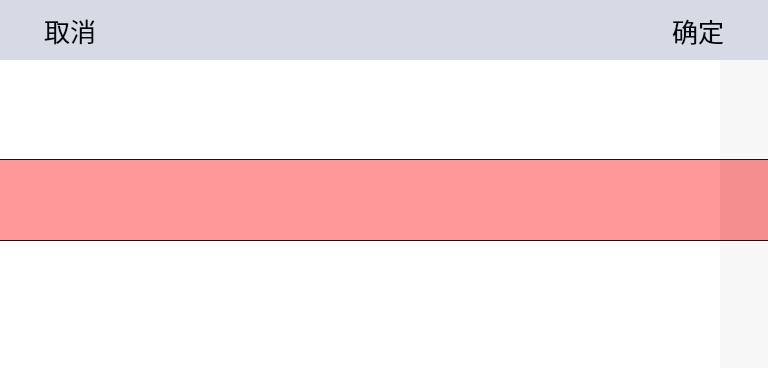
<?xml version="1.0" encoding="UTF-8"?>
<ui version="4.0">
 <class>dateBoard</class>
 <widget class="QWidget" name="dateBoard">
  <property name="geometry">
   <rect>
    <x>0</x>
    <y>0</y>
    <width>768</width>
    <height>368</height>
   </rect>
  </property>
  <property name="windowTitle">
   <string>Form</string>
  </property>
  <widget class="QScrollArea" name="yearScrollArea">
   <property name="geometry">
    <rect>
     <x>10</x>
     <y>65</y>
     <width>270</width>
     <height>295</height>
    </rect>
   </property>
   <property name="styleSheet">
    <string notr="true">background:rgba(255,255,255,0);</string>
   </property>
   <property name="widgetResizable">
    <bool>true</bool>
   </property>
   <widget class="QWidget" name="scrollAreaWidgetContents">
    <property name="geometry">
     <rect>
      <x>0</x>
      <y>0</y>
      <width>268</width>
      <height>293</height>
     </rect>
    </property>
   </widget>
  </widget>
  <widget class="QScrollArea" name="monScrollArea">
   <property name="geometry">
    <rect>
     <x>300</x>
     <y>65</y>
     <width>100</width>
     <height>295</height>
    </rect>
   </property>
   <property name="styleSheet">
    <string notr="true">background:rgba(255,255,255,0);</string>
   </property>
   <property name="widgetResizable">
    <bool>true</bool>
   </property>
   <widget class="QWidget" name="scrollAreaWidgetContents_2">
    <property name="geometry">
     <rect>
      <x>0</x>
      <y>0</y>
      <width>98</width>
      <height>293</height>
     </rect>
    </property>
   </widget>
  </widget>
  <widget class="QScrollArea" name="dayScrollArea">
   <property name="geometry">
    <rect>
     <x>440</x>
     <y>65</y>
     <width>270</width>
     <height>295</height>
    </rect>
   </property>
   <property name="styleSheet">
    <string notr="true">background:rgba(255,255,255,0);</string>
   </property>
   <property name="widgetResizable">
    <bool>true</bool>
   </property>
   <widget class="QWidget" name="scrollAreaWidgetContents_3">
    <property name="geometry">
     <rect>
      <x>0</x>
      <y>0</y>
      <width>268</width>
      <height>293</height>
     </rect>
    </property>
   </widget>
  </widget>
  <widget class="QWidget" name="currWidget" native="true">
   <property name="geometry">
    <rect>
     <x>0</x>
     <y>160</y>
     <width>768</width>
     <height>80</height>
    </rect>
   </property>
   <property name="styleSheet">
    <string notr="true">background:rgba(255,0,0,0.4);</string>
   </property>
  </widget>
  <widget class="QWidget" name="widget" native="true">
   <property name="geometry">
    <rect>
     <x>0</x>
     <y>0</y>
     <width>768</width>
     <height>60</height>
    </rect>
   </property>
   <property name="styleSheet">
    <string notr="true">background:#D6DAE4;</string>
   </property>
   <widget class="QPushButton" name="canceBtn">
    <property name="geometry">
     <rect>
      <x>20</x>
      <y>5</y>
      <width>100</width>
      <height>50</height>
     </rect>
    </property>
    <property name="styleSheet">
     <string notr="true">font-family: Adobe Heiti Std;
font-weight: normal;
font-size: 26px;
color: #03040D;
border:0px;</string>
    </property>
    <property name="text">
     <string>取消</string>
    </property>
   </widget>
   <widget class="QPushButton" name="sureBtn">
    <property name="geometry">
     <rect>
      <x>648</x>
      <y>5</y>
      <width>100</width>
      <height>50</height>
     </rect>
    </property>
    <property name="styleSheet">
     <string notr="true">font-family: Adobe Heiti Std;
font-weight: normal;
font-size: 26px;
color: #03040D;
border:0px;</string>
    </property>
    <property name="text">
     <string>确定</string>
    </property>
   </widget>
  </widget>
  <widget class="QWidget" name="m_bg" native="true">
   <property name="geometry">
    <rect>
     <x>0</x>
     <y>0</y>
     <width>720</width>
     <height>368</height>
    </rect>
   </property>
   <property name="styleSheet">
    <string notr="true">background:#fff;</string>
   </property>
  </widget>
  <widget class="QWidget" name="footerWidget" native="true">
   <property name="geometry">
    <rect>
     <x>0</x>
     <y>240</y>
     <width>768</width>
     <height>128</height>
    </rect>
   </property>
   <property name="styleSheet">
    <string notr="true">background:rgba(255,255,255,0.5);
border-top:1px solid #220E0E;</string>
   </property>
  </widget>
  <widget class="QWidget" name="headerWidget" native="true">
   <property name="geometry">
    <rect>
     <x>0</x>
     <y>60</y>
     <width>768</width>
     <height>100</height>
    </rect>
   </property>
   <property name="styleSheet">
    <string notr="true">background:rgba(255,255,255,0.5);
border-bottom:1px solid #220E0E;</string>
   </property>
  </widget>
  <zorder>m_bg</zorder>
  <zorder>yearScrollArea</zorder>
  <zorder>monScrollArea</zorder>
  <zorder>dayScrollArea</zorder>
  <zorder>currWidget</zorder>
  <zorder>widget</zorder>
  <zorder>footerWidget</zorder>
  <zorder>headerWidget</zorder>
 </widget>
 <resources/>
 <connections/>
</ui>
